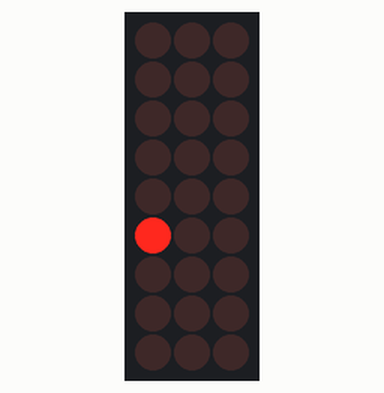
This sketch was run on a simulated Arduino Uno, built with avr-gcc and run on an emulated ATmega328P. Parts: 3×9 LED matrix. Wiring (inferred from the names in the program): LED matrix (orientation assumed): rows pin 2, pin 4, pin 8, pin 6, pin 3, pin 1, pin 9, pin 7, pin 5; columns pin 10, pin 11, pin 12. Random numbers use the default seed unless the sketch sets one.

Above: at 0.1 s.
At 3.1 s:
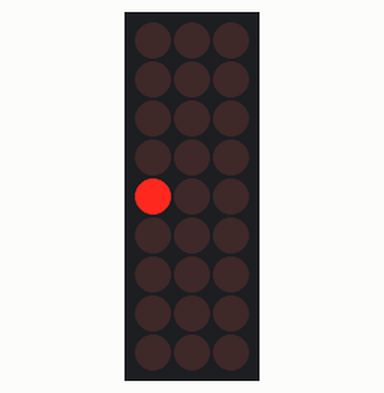
At 7.1 s:
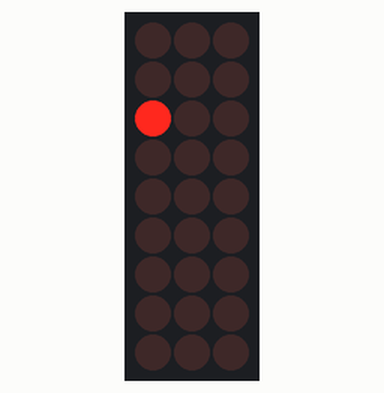
At 14.1 s:
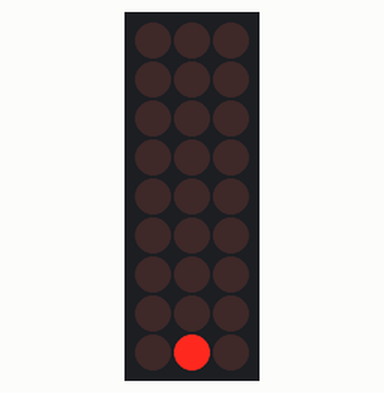
At 21.1 s:
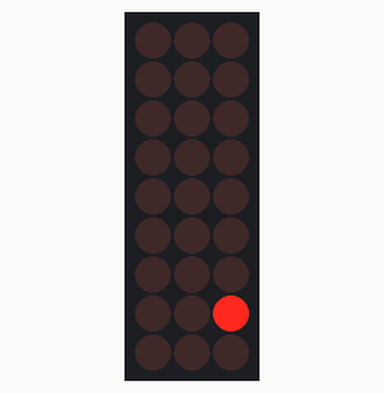
At 29.1 s:
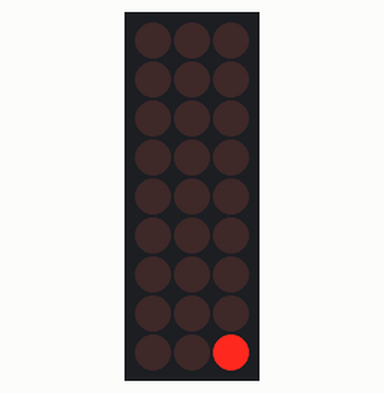

The sketch:

Fe_cube_03_cube_pattern.ino
```cpp
/*
Controlling a FE Cube - patterns
*/
#define __PROG_TYPES_COMPAT__   // define needed for older arduino avr !
#include <avr/pgmspace.h> // allows use of PROGMEM to store patterns in flash

// pins used
int ledR=10; int ledG=11; int ledB=12;
// led anodes are connected to pins via a resistor
// Bottom/Top - Left/Right - Aft/Front
int ledBLA=1; int ledTLA=4; int ledBLF=3; int ledTLF=2;
int ledMID=5; int ledTRF=8; int ledBRA=7; int ledTRA=6;
int ledBRF=9;

int ledorder[] = {ledTLF,   ledTLA,   ledTRF,   ledTRA,   ledBLF,   ledBLA,   ledBRF,   ledBRA,   ledMID};
int colorder[] = {ledR, ledG, ledB};


const PROGMEM prog_int16_t PatternSnakeRGB[] = {
//order led:
//ledTLF,   ledTLA,   ledTRF,   ledTRA,   ledBLF,   ledBLA,   ledBRF,   ledBRA,   ledMID,  duration
//snake red
 0, 0, 0,  0, 0, 0,  0, 0, 0,  0, 0, 0,  0, 0, 0, 64, 0, 0,  0, 0, 0,  0, 0, 0,  0, 0, 0,  1000,
 0, 0, 0,  0, 0, 0,  0, 0, 0,  0, 0, 0,  0, 0, 0,  0, 0, 0,  0, 0, 0, 64, 0, 0,  0, 0, 0,  1000,
 0, 0, 0,  0, 0, 0,  0, 0, 0,  0, 0, 0,  0, 0, 0,  0, 0, 0, 64, 0, 0,  0, 0, 0,  0, 0, 0,  1000,
 0, 0, 0,  0, 0, 0,  0, 0, 0,  0, 0, 0, 64, 0, 0,  0, 0, 0,  0, 0, 0,  0, 0, 0,  0, 0, 0,  1000,
 0, 0, 0,  0, 0, 0,  0, 0, 0,  0, 0, 0,  0, 0, 0,  0, 0, 0,  0, 0, 0,  0, 0, 0, 64, 0, 0,  1000,
 0, 0, 0, 64, 0, 0,  0, 0, 0,  0, 0, 0,  0, 0, 0,  0, 0, 0,  0, 0, 0,  0, 0, 0,  0, 0, 0,  1000,
 0, 0, 0,  0, 0, 0,  0, 0, 0, 64, 0, 0,  0, 0, 0,  0, 0, 0,  0, 0, 0,  0, 0, 0,  0, 0, 0,  1000,
 0, 0, 0,  0, 0, 0, 64, 0, 0,  0, 0, 0,  0, 0, 0,  0, 0, 0,  0, 0, 0,  0, 0, 0,  0, 0, 0,  1000,
64, 0, 0,  0, 0, 0,  0, 0, 0,  0, 0, 0,  0, 0, 0,  0, 0, 0,  0, 0, 0,  0, 0, 0,  0, 0, 0,  1000,
 0, 0, 0,  0, 0, 0,  0, 0, 0,  0, 0, 0,  0, 0, 0,  0, 0, 0,  0, 0, 0,  0, 0, 0, 64, 0, 0,  1000,
 //snake green
 0, 0, 0,  0, 0, 0,  0, 0, 0,  0, 0, 0,  0, 0, 0,  0,64, 0,  0, 0, 0,  0, 0, 0,  0, 0, 0,  1000,
 0, 0, 0,  0, 0, 0,  0, 0, 0,  0, 0, 0,  0, 0, 0,  0, 0, 0,  0, 0, 0,  0,64, 0,  0, 0, 0,  1000,
 0, 0, 0,  0, 0, 0,  0, 0, 0,  0, 0, 0,  0, 0, 0,  0, 0, 0,  0,64, 0,  0, 0, 0,  0, 0, 0,  1000,
 0, 0, 0,  0, 0, 0,  0, 0, 0,  0, 0, 0,  0,64, 0,  0, 0, 0,  0, 0, 0,  0, 0, 0,  0, 0, 0,  1000,
 0, 0, 0,  0, 0, 0,  0, 0, 0,  0, 0, 0,  0, 0, 0,  0, 0, 0,  0, 0, 0,  0, 0, 0,  0,64, 0,  1000,
 0, 0, 0,  0,64, 0,  0, 0, 0,  0, 0, 0,  0, 0, 0,  0, 0, 0,  0, 0, 0,  0, 0, 0,  0, 0, 0,  1000,
 0, 0, 0,  0, 0, 0,  0, 0, 0,  0,64, 0,  0, 0, 0,  0, 0, 0,  0, 0, 0,  0, 0, 0,  0, 0, 0,  1000,
 0, 0, 0,  0, 0, 0,  0,64, 0,  0, 0, 0,  0, 0, 0,  0, 0, 0,  0, 0, 0,  0, 0, 0,  0, 0, 0,  1000,
 0,64, 0,  0, 0, 0,  0, 0, 0,  0, 0, 0,  0, 0, 0,  0, 0, 0,  0, 0, 0,  0, 0, 0,  0, 0, 0,  1000,
 0, 0, 0,  0, 0, 0,  0, 0, 0,  0, 0, 0,  0, 0, 0,  0, 0, 0,  0, 0, 0,  0, 0, 0,  0,64, 0,  1000,
 //snake blue
 0, 0, 0,  0, 0, 0,  0, 0, 0,  0, 0, 0,  0, 0, 0,  0, 0,64,  0, 0, 0,  0, 0, 0,  0, 0, 0,  1000,
 0, 0, 0,  0, 0, 0,  0, 0, 0,  0, 0, 0,  0, 0, 0,  0, 0, 0,  0, 0, 0,  0, 0,64,  0, 0, 0,  1000,
 0, 0, 0,  0, 0, 0,  0, 0, 0,  0, 0, 0,  0, 0, 0,  0, 0, 0,  0, 0,64,  0, 0, 0,  0, 0, 0,  1000,
 0, 0, 0,  0, 0, 0,  0, 0, 0,  0, 0, 0,  0, 0,64,  0, 0, 0,  0, 0, 0,  0, 0, 0,  0, 0, 0,  1000,
 0, 0, 0,  0, 0, 0,  0, 0, 0,  0, 0, 0,  0, 0, 0,  0, 0, 0,  0, 0, 0,  0, 0, 0,  0, 0,64,  1000,
 0, 0, 0,  0, 0,64,  0, 0, 0,  0, 0, 0,  0, 0, 0,  0, 0, 0,  0, 0, 0,  0, 0, 0,  0, 0, 0,  1000,
 0, 0, 0,  0, 0, 0,  0, 0, 0,  0, 0,64,  0, 0, 0,  0, 0, 0,  0, 0, 0,  0, 0, 0,  0, 0, 0,  1000,
 0, 0, 0,  0, 0, 0,  0, 0,64,  0, 0, 0,  0, 0, 0,  0, 0, 0,  0, 0, 0,  0, 0, 0,  0, 0, 0,  1000,
 0, 0,64,  0, 0, 0,  0, 0, 0,  0, 0, 0,  0, 0, 0,  0, 0, 0,  0, 0, 0,  0, 0, 0,  0, 0, 0,  1000,
 0, 0, 0,  0, 0, 0,  0, 0, 0,  0, 0, 0,  0, 0, 0,  0, 0, 0,  0, 0, 0,  0, 0, 0,  0, 0,64,  1000,
// dummy to end the pattern
 0, 0, 0,  0, 0, 0,  0, 0, 0,  0, 0, 0,  0, 0, 0,  0, 0, 0,  0, 0, 0,  0, 0, 0,  0, 0, 0,  0
  };


const PROGMEM prog_int16_t PatternCircle[] = {
//ledTLF,   ledTLA,   ledTRF,   ledTRA,   ledBLF,   ledBLA,   ledBRF,   ledBRA,   ledMID,  duration
 0,20,60,  0,60,20,  0,60,20,  0,20,60,  0,20,60,  0,60,20,  0,60,20,  0,20,60,  0, 0, 0,  150,
 0,60,20,  0,20,60,  0,20,60,  0,60,20,  0,60,20,  0,20,60,  0,20,60,  0,60,20,  0, 0, 0,  150,
// 0,60,20,  0,20,60,  0,20,60,  0,60,20, 30, 0,40, 64,30, 0, 64,30, 0, 30, 0,40,  0, 0, 0,  100,
 0, 0, 0,  0, 0, 0,  0, 0, 0,  0, 0, 0,  0, 0, 0,  0, 0, 0,  0, 0, 0,  0, 0, 0,  0, 0, 0,  0
  };


bool test = false;  //use serial monitor for testing (slows down update rate)

void setup() {
  if (test) {
    Serial.begin(9600);
  }
 randomSeed(analogRead(0));
 pinMode(ledR,OUTPUT); pinMode(ledG,OUTPUT); pinMode(ledB,OUTPUT);
 pinMode(ledBLA,OUTPUT);  pinMode(ledBLF,OUTPUT); pinMode(ledBRA,OUTPUT);
 pinMode(ledBRF,OUTPUT); pinMode(ledMID,OUTPUT); pinMode(ledTLA,OUTPUT);
 pinMode(ledTLF,OUTPUT); pinMode(ledTRA,OUTPUT); pinMode(ledTRF,OUTPUT);
}

/***************************************************************************
A shot consists of frames which are shown 40ms. We determe in the loop if
a new frame must be drawn.

General outline animation architecture

1. A movie is a sequence of shots.
2. A shot has a duration expressed in ms. The action will be split up in
   frames to give the illusion of smooth change.
2. A frame is a fixed pattern that repeats for 1/25 of a second. The human
   eye can only see 24 images per second, so one frame every 1/25 seconds
   can give the illusion of smooth movement/change
   Frames themself are drawn from subframes
3. To create a frame, multiplexing will be needed. This is the act of
   combining individual light outputs so as to create the single frame.
   Eg, an RGB led cannot show R, G and B at the same time, so
   these must be shown serial. Likewise, a led cube might not have to power
   output to drive a complete cube in one subframe. So a subframe is one
   output of a loop in arduino.  A cycle of subrames creates a frame.
   The cycle is repeated for the duration of the frame.
***************************************************************************/
unsigned long movietime = 0UL;

/** FIRST FUNCTIONS BASED ON EQUAL COLORS FOR ALL LED **/
long random_colorR = 0; // global variables
long random_colorG = 0;
long random_colorB = 0;

void fixed_color(unsigned long framenr, int frame[27]){
  //shot: show a fixed color stored in global variables:
  for (int ind=0; ind < 9; ind++){
    frame[ind*3]   = random_colorR;
    frame[ind*3+1] = random_colorG;
    frame[ind*3+2] = random_colorB;
  }
}

void random_color(unsigned long framenr, int frame[27]){
  //shot: a random color for a specific duration
  if (framenr == 0) {
    //determine the random color we will use
   random_colorR = int(random(65));
   random_colorG = int(random(65));
   random_colorB = int(random(65));
  }
  //store the random color in the frame
  fixed_color(framenr, frame);
}

long smooth_colorR, smooth_colorG, smooth_colorB; // global variables
unsigned int smooth_color_transition_duration = 10000;
unsigned int fixed_color_duration = 5000;

void smooth_color(unsigned long framenr, int frame[27]){
  //shot: shows a color, then goes smooth to a new color
  unsigned int last_fixed_frame = fixed_color_duration/40;
  unsigned int last_trans_frame = (smooth_color_transition_duration +
                fixed_color_duration) / 40;
  unsigned int smooth_frame_length = last_trans_frame - last_fixed_frame;
  if (framenr < last_fixed_frame) {
    //show the fixed color
    fixed_color(framenr, frame);
  } else if (framenr == last_fixed_frame){
    // finished first color, we determine what will be our next color
    smooth_colorR = int(random(65));
    smooth_colorG = int(random(65));
    smooth_colorB = int(random(65));
    fixed_color(framenr, frame);
  } else if(framenr < last_trans_frame) {
    // we compute how much to mix both colors
    float blend = (framenr - last_fixed_frame) /  float(smooth_frame_length);
    frame[0] = round((1-blend) * random_colorR + blend * smooth_colorR);
    frame[1] = round((1-blend) * random_colorG + blend * smooth_colorG);
    frame[2] = round((1-blend) * random_colorB + blend * smooth_colorB);
    for (int ind=1; ind < 9; ind++){
      frame[ind*3]   = frame[0];
      frame[ind*3+1] = frame[1];
      frame[ind*3+2] = frame[2];
    }
  } else {
    //we have (framenr >= last_trans_frame)
    //so finished, we end with last color showing it fixed
    random_colorR = smooth_colorR;
    random_colorG = smooth_colorG;
    random_colorB = smooth_colorB;
    fixed_color(framenr, frame);
  }
}

/** NEXT FUNCTIONS BASED ON ALL LED DIFFERENT **/
int shotpattern[28] = {0,0,0, 0,0,0, 0,0,0, 0,0,0, 0,0,0, 0,0,0, 0,0,0, 0,0,0, 0,0,0, 0};

void fixed_pattern(unsigned long framenr, int frame[27]){
  //shot: show a fixed pattern stored in global variables:
  for (int ind=0; ind < 27; ind++){
    frame[ind] = shotpattern[ind];
  }
}

float patternscale_start = 1.;        // scale time of pattern with this amount
float patternscale_speedup = 0.75;   // every repeat, time is multiplied with this
float patternscale_min = 0.002;      // min value of patternscale
unsigned int patternrepeatmin = 250; // how many times to repeat min value before restart
int totalpatterns = 2;               // how many patterns in our movie.
//internally used variables, don't change:
boolean PATTERNFINISHED = true;
int NRPATTERN = 0;
float patternscale = patternscale_start;
unsigned int patternrepeat = 0;
unsigned int curpattern = 0;

void (*moviepattern(unsigned long *shotduration))(unsigned long, int[27]){
  // we obtain the current pattern:
  if (PATTERNFINISHED) {
    if (NRPATTERN >= totalpatterns) {NRPATTERN = 0;} //restart
    switch (NRPATTERN) {
      case 0:
        //first call, we load the snake pattern
        patternscale_speedup = 0.75;
        patternscale_min = 0.002;
        patternrepeatmin = 250;
        break;
      case 1:
        //now the circle
        patternscale_speedup = 1.;  //fixed speed
        patternscale_min = 1.;
        patternrepeatmin = 100;     // finished after 500 rotations
        break;
    }
    //reset start in case it changed
    patternscale = patternscale_start;
    PATTERNFINISHED = false;
  }
  int nextduration = 0;
  for (int ind=0; ind < 28; ind++){
    switch (NRPATTERN) {
      case 0:
        shotpattern[ind] = pgm_read_word_near(PatternSnakeRGB +28*curpattern + ind);
        nextduration = pgm_read_word_near(PatternSnakeRGB +28*(curpattern + 2) - 1);
        break;
      case 1:
        shotpattern[ind] = pgm_read_word_near(PatternCircle + 28*curpattern + ind);
        nextduration = pgm_read_word_near(PatternCircle + 28*(curpattern + 2) - 1);
        break;
    }
  }
  *shotduration = round(shotpattern[27] * patternscale);
  //next time show next pattern
  curpattern += 1;
  //test if this was not last pattern
  if (nextduration == 0){
    //pattern table finished, restart table
    curpattern = 0;
    patternscale *= patternscale_speedup;
    if (patternscale <= patternscale_min){
      patternrepeat += 1;
      if (patternrepeat > patternrepeatmin){
        PATTERNFINISHED = true;
        NRPATTERN += 1;
        patternscale = patternscale_start;
        patternrepeat = 0;
      } else {
        patternscale = patternscale_min;
      }
    }
  }
  return fixed_pattern;
}

void (*movie(unsigned long *shotduration))(unsigned long, int[27]){
  // when a shot is finished, movie() is called to obtain the next shot.
  unsigned long curmovietime = millis();
  //we show a pattern:
  return moviepattern(shotduration);
}


/***************************************************************************
       THE REST IS THE GENERAL FRAMEWORK TO SHOW FRAMES ACCORDING TO
            WHAT YOU WANTED

***************************************************************************/
//global variables needed
unsigned long startTime = 0UL;
unsigned long currentTime;
unsigned long shotduration = 0UL;
//shotptr       curshot;
void (*curshot)(long unsigned int, int*);
int           curframe[27];
unsigned long curframenr = 1UL;
boolean       newframe = true;
unsigned long starttimeframe = 0UL;
int           subframecolor;
unsigned long subframecycle, cursubframecycle;
unsigned long subframestarttime;
unsigned long curmicrotime;

void loop(){
  //first we determine if a new shot must start or not
  currentTime = millis();
  if (currentTime - startTime >= shotduration) {
    //a new shot
    curshot = movie(&shotduration);
    startTime = millis();
    currentTime = startTime;
    curframenr = 1000UL; //dummy value
  }
  //we obtain the framenumber we should show, one frame=40ms
  unsigned long framenr = (currentTime - startTime)/40UL;
  if (curframenr != framenr){
    //a new frame to show, obtain it
    curshot(framenr, curframe);
    newframe = true;
    starttimeframe = micros();
    curframenr = framenr;
  } else {
    newframe = false;
  }
  // we continue showing a cycle of subframes as needed for the current frame
  unsigned long subfrcycleduration = 30UL; //tweak this for best behavior,60 to 150UL, in 1/64ths
  curmicrotime = micros();
  if (newframe) {
    //reinit the subframes
    subframecolor = 0;
    subframestarttime = curmicrotime;
    subframecycle = 0UL;;
    cursubframecycle = 0UL;
  } else {
    // determine if a new subframecolor is needed
    cursubframecycle = (curmicrotime - starttimeframe) / (subfrcycleduration * 64UL); //960=3*5*64
    if (cursubframecycle != subframecycle){
      //new subframecycle
      subframecycle = cursubframecycle;
      subframestarttime = curmicrotime;
      subframecolor = 0;
    } else {
      subframecolor = subframecolor + 1;
      subframecolor = subframecolor % 3;
    }
  }
  //we know the frame, the color, and how far in the subframe we are
  show_subframe_color(subframecolor, curmicrotime - subframestarttime, subfrcycleduration);
}

void show_subframe_color(int color, long microtime, unsigned long subfrcycleduration){
  digitalWrite(ledR, LOW);
  digitalWrite(ledG, LOW);
  digitalWrite(ledB, LOW);
  all_led_off();
  //switch on correct color
  digitalWrite(colorder[color], HIGH);
  //see which led on and which not in order
  //ledTLF,   ledTLA,   ledTRF,   ledTRA,   ledBLF,   ledBLA,   ledBRF,   ledBRA,   ledMID
  for (int ledind=0; ledind<9; ledind++){
    if (microtime < subfrcycleduration * curframe[3*ledind + color]) {
      digitalWrite(ledorder[ledind], LOW);
    }
  }
}

void all_led_off(){
 digitalWrite(ledBLA,HIGH); digitalWrite(ledBLF,HIGH);
 digitalWrite(ledBRA,HIGH); digitalWrite(ledBRF,HIGH);
 digitalWrite(ledMID,HIGH); digitalWrite(ledTLA,HIGH);
 digitalWrite(ledTLF,HIGH); digitalWrite(ledTRA,HIGH);
 digitalWrite(ledTRF,HIGH);
}

void all_led_on(){
 digitalWrite(ledBLA,LOW); digitalWrite(ledBLF,LOW);
 digitalWrite(ledBRA,LOW); digitalWrite(ledBRF,LOW);
 digitalWrite(ledMID,LOW); digitalWrite(ledTLA,LOW);
 digitalWrite(ledTLF,LOW); digitalWrite(ledTRA,LOW);
 digitalWrite(ledTRF,LOW);
}
```

Measured:
- what the display in image 0 shows lasts 1.1 s, from 0.0 s to 1.1 s
